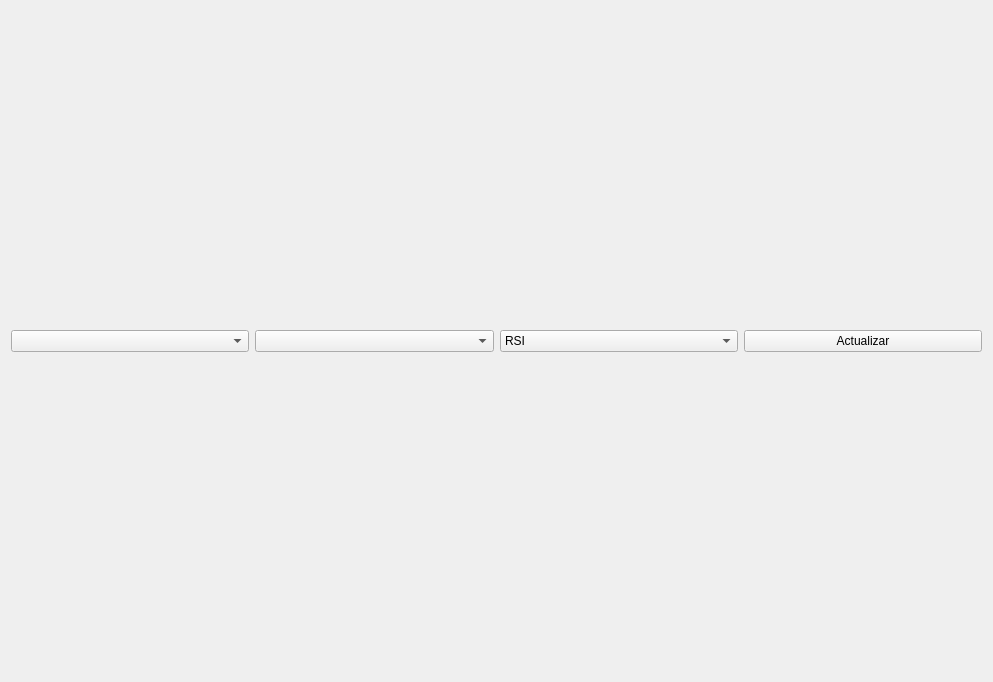
<?xml version="1.0" encoding="UTF-8"?>
<ui version="4.0">
 <class>wdgChart</class>
 <widget class="QWidget" name="wdgChart">
  <property name="geometry">
   <rect>
    <x>0</x>
    <y>0</y>
    <width>993</width>
    <height>682</height>
   </rect>
  </property>
  <layout class="QHBoxLayout" name="horizontalLayout">
   <item>
    <layout class="QVBoxLayout" name="verticalLayout">
     <item>
      <widget class="QLabel" name="title">
       <property name="font">
        <font>
         <pointsize>14</pointsize>
         <weight>75</weight>
         <bold>true</bold>
        </font>
       </property>
       <property name="alignment">
        <set>Qt::AlignCenter</set>
       </property>
      </widget>
     </item>
     <item>
      <layout class="QHBoxLayout" name="horizontalLayout_2">
       <item>
        <widget class="QComboBox" name="cmbType"/>
       </item>
       <item>
        <widget class="QComboBox" name="cmbPeriodo"/>
       </item>
       <item>
        <widget class="QComboBox" name="comboBox">
         <item>
          <property name="text">
           <string>RSI</string>
          </property>
         </item>
        </widget>
       </item>
       <item>
        <widget class="QPushButton" name="cmd">
         <property name="text">
          <string>Actualizar</string>
         </property>
        </widget>
       </item>
      </layout>
     </item>
     <item>
      <widget class="canvasChart" name="canvas" native="true"/>
     </item>
    </layout>
   </item>
  </layout>
 </widget>
 <customwidgets>
  <customwidget>
   <class>canvasChart</class>
   <extends>QWidget</extends>
   <header location="global">canvaschart</header>
   <container>1</container>
  </customwidget>
 </customwidgets>
 <resources>
  <include location="../images/xulpymoney.qrc"/>
 </resources>
 <connections/>
</ui>
